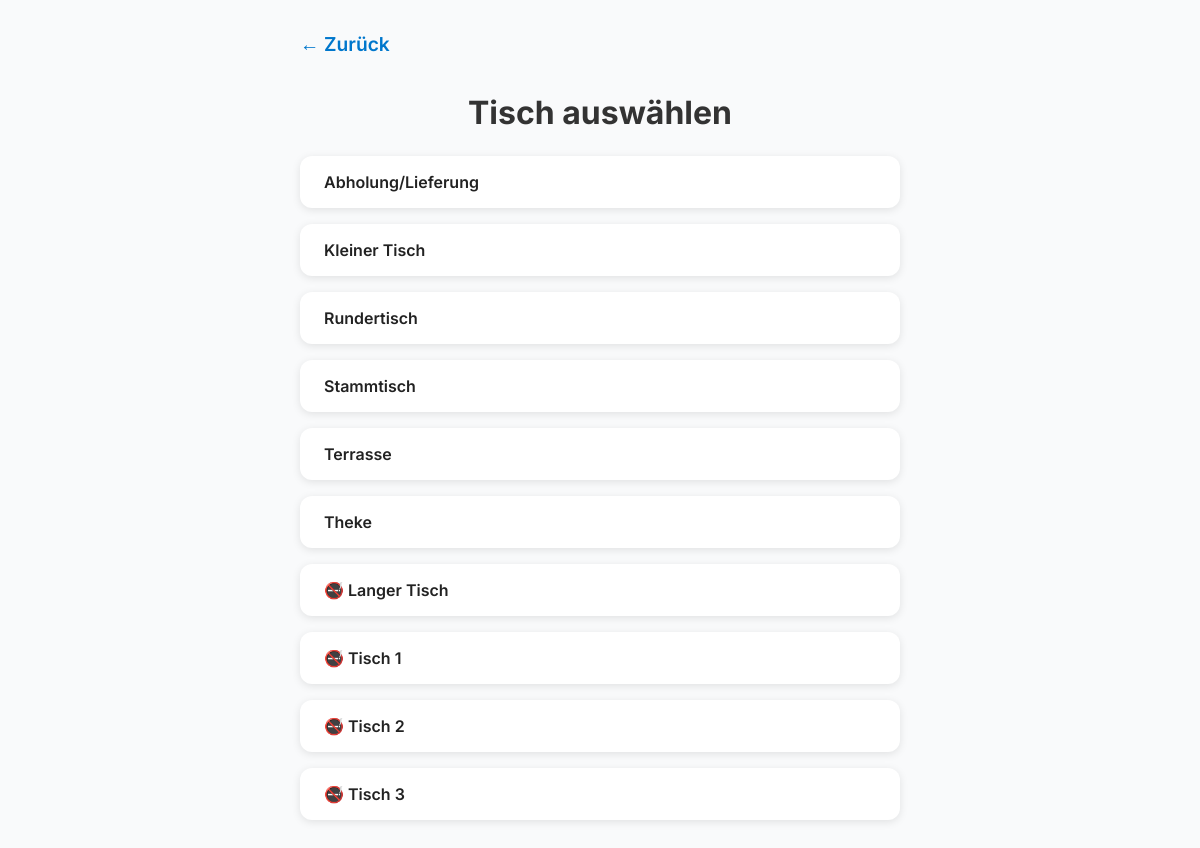
The page /tischauswahl.php (signed in) on the database its author committed.
### tables this page shows
CREATE TABLE `tische` (
  `id` int(11) NOT NULL,
  `bezeichnung` varchar(50) NOT NULL
);

### tischauswahl.php (the view, shortened to what this page needs)
<?php
include 'db.php';
$sql = "SELECT id, bezeichnung FROM tische ORDER BY bezeichnung ASC";
$result = $conn->query($sql);
$tische = [];
if ($result) {
    while ($row = $result->fetch_assoc()) {
        $tische[] = $row;
    }
}
?>
<!DOCTYPE html>
<html lang="de">
<head>
</head>
<body>
  <a href="index.php" style="display:inline-block; margin-bottom:1rem; color:#0077cc; font-weight:600; font-size: 1.2rem;">&#8592; Zurück</a>
  <h1>Tisch auswählen</h1>
  <ul>
    <?php foreach ($tische as $tisch): ?>
      <li>
        <a href="kunden-auswahl.php?tisch=<?= urlencode($tisch['id']) ?>">
          <?= htmlspecialchars($tisch['bezeichnung']) ?>
        </a>
      </li>
    <?php endforeach; ?>
  </ul>
</body>
</html>

### tischauswahl.php (style rules this page uses)
body { font-family: 'Inter', sans-serif; background: #f9fafb; margin: 0; padding: 2rem; max-width: 600px; margin-left: auto; margin-right: auto; }
h1 { text-align: center; margin-bottom: 1.5rem; color: #333; }
ul { list-style: none; padding: 0; }
li { background: white; padding: 1rem 1.5rem; margin-bottom: 1rem; border-radius: 0.75rem; box-shadow: 0 2px 8px rgba(0,0,0,0.1); cursor: pointer; transition: background-color 0.2s; font-weight: 600; color: #222; }
a { text-decoration: none; color: inherit; display: block; }

### rows shown on the page
tische: bezeichnung "Abholung/Lieferung"
tische: bezeichnung "Kleiner Tisch"
tische: bezeichnung "Rundertisch"
tische: bezeichnung "Stammtisch"
tische: bezeichnung "Terrasse"
tische: bezeichnung "Theke"
tische: bezeichnung "🚭 Langer Tisch"
tische: bezeichnung "🚭 Tisch 1"
tische: bezeichnung "🚭 Tisch 2"
tische: bezeichnung "🚭 Tisch 3"
